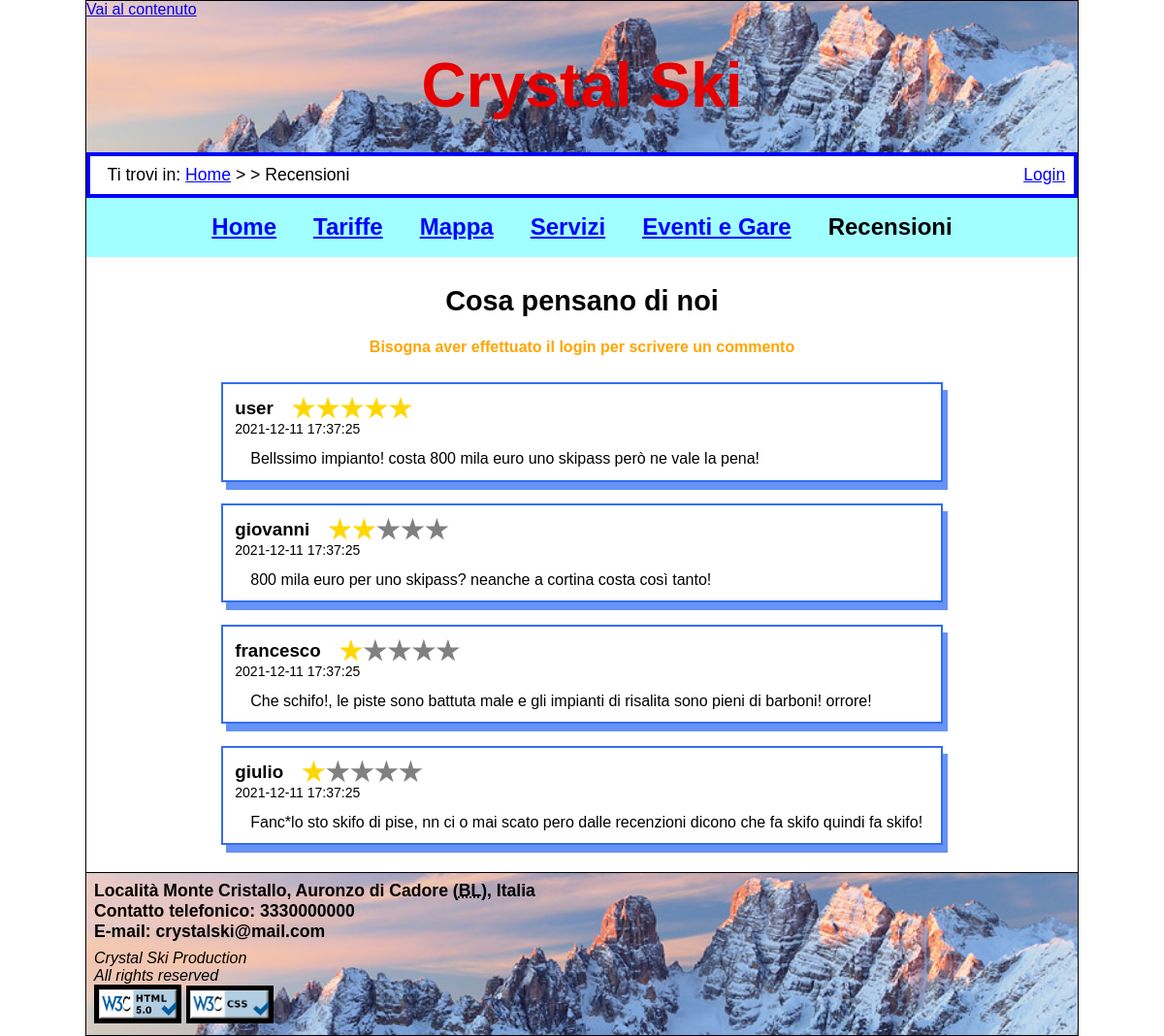
Before: /html-php/recensioni.php with the older database file.
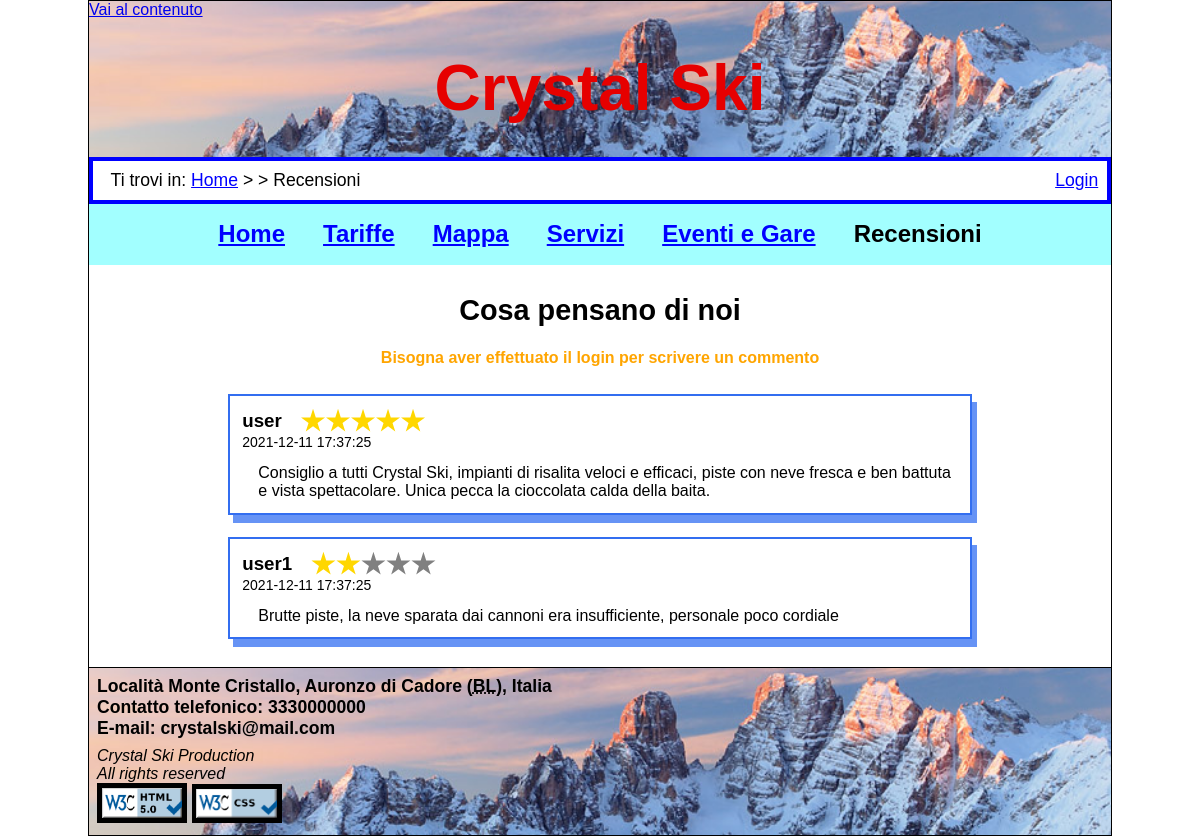
After: the same page with the newer database file.
### tables this page shows
CREATE TABLE `comment`(
    `id` INT UNSIGNED NOT NULL AUTO_INCREMENT,
    `userId` INT UNSIGNED NOT NULL,
    `comment` VARCHAR(400) NOT NULL,
    `stars` TINYINT UNSIGNED NOT NULL,
    `date` DATETIME NOT NULL,

    PRIMARY KEY (`id`)
);

CREATE TABLE `user`(
    `id` INT UNSIGNED NOT NULL AUTO_INCREMENT,
    `email` VARCHAR(255) NOT NULL,
    `username` VARCHAR(255) NOT NULL,
    `password` VARCHAR(255) NOT NULL,
    `name` VARCHAR(255) NULL,
    `surname` VARCHAR(255) NULL,
    `city` VARCHAR(255) NULL,
    `isAdmin` TINYINT UNSIGNED NOT NULL,

    PRIMARY KEY (`id`),
    UNIQUE KEY (`username`)
);

### html-php/DBConnection.php (called while the page is built, shortened)
<?php
class DBConnection{
    private $connection;
    public function openDBConnection(){
        $this->connection = mysqli_connect(DBConnection::HOST_DB, DBConnection::USERNAME, DBConnection::PASSWORD, DBConnection::DATABASE_NAME);
        if(mysqli_errno($this->connection)){
            return false;
        }else{
            mysqli_set_charset($this->connection,"utf8");
            return true;
        }
    }
    public function getComments(){
        $loadComments = "SELECT * from `comment` LIMIT 10";
        $queryResult = mysqli_query($this->connection, $loadComments) or die (mysqli_error($this->connection));
        if(mysqli_num_rows($queryResult) > 0){
            return $queryResult;
        }else{
            return "";
        }
    }
    public function getUsernameById($id){
        $getUsernameById = "SELECT `username` FROM `user` WHERE `id` = \"$id\" ";
        $queryResult = mysqli_query($this->connection, $getUsernameById) or die (mysqli_error($this->connection));
        if(mysqli_num_rows($queryResult) > 0){
            return $queryResult;
        }else{
            return "";
        }
    }
}
?>

### html-php/recensioni.php (the view, shortened to what this page needs)
<?php
require_once("DBConnection.php");
$connection = new DBConnection();
$connectionOK = $connection->openDBConnection();
$errorMSG = "";
?>
<!DOCTYPE html>
<html lang="it">
<head>
	<link rel="stylesheet" href="../css/style.css" />
	<link rel="stylesheet" media="screen and (max-width:600px), only screen and (max-width:600px)" href="../css/mini.css"/>
</head>
<body>
	<header>
		<a id="salta" href="#inizio">Vai al contenuto</a>
		<h1 lang="en">Crystal Ski</h1>
	</header>
	<div id="breadcrumb">
	<?php if (isset($_SESSION['login']) && $_SESSION['login']) { ?>
		<p>Ciao <?=$_SESSION['username']?>! Ti trovi in: <a href="home.php" lang="en">Home</a> &gt; &gt; Recensioni</p>
		<a href="logout.php">Logout</a>
	<?php } else { ?>
		<p>Ti trovi in: <a href="home.php" lang="en">Home</a> &gt; &gt; Recensioni</p>
		<a href="login.php">Login</a>
	<?php } ?>
	</div>
	<nav id="menu">
		<ul>
			<li><a href="home.php">Home</a></li>
			<li><a href="tariffe.php">Tariffe</a></li>
			<li><a href="mappa.php">Mappa</a></li>
			<li><a href="servizi.php">Servizi</a></li>
			<li><a href="eventi.php">Eventi e Gare</a></li>
			<li>Recensioni</li>
		</ul>
	</nav>
	<h2 class="titolo" id="inizio">Cosa pensano di noi</h2>
	<?php if (isset($_SESSION['login']) && $_SESSION['login']) { ?>
	<div id=writeAComment>
		<form action="recensioni.php" id="commentForm" method="post">
			<?=$errorMSG?>
			<p class="JSError"  id="commentERR"></p>
			<label for="starsQuantity">Stelle (da 1 a 5):</label>
			<input type="number" id="starsQuantity" name="starsQuantity" value="1" min="1" max="5">
			<textarea name="commentBox" id="commentBox" placeholder="Scrivi qui il tuo commento..."></textarea>
			<button type="submit" name="submit" class="submitComment">Pubblica</button>
		</form>
	</div>
	<?php }else{ ?>
		<h4 class="warning">Bisogna aver effettuato il login per scrivere un commento</h4>
	<?php } ?>
	<div id="comments_holder">
		<?php
			if($connectionOK){
   				 $commentsQuery = $connection->getComments();
    			if($commentsQuery != ""){
					while($row = mysqli_fetch_assoc($commentsQuery)){
		?>
			<div class="comments">
				<div class = "userDetails">
					<h3><?=mysqli_fetch_assoc($connection->getUsernameById($row["userId"]))["username"]?></h3>
					<?php for ($i = 0; $i < 5; $i++) { ?>
							<div class='star<?=$row['stars'] > $i ? ' gold' : '' ?>'></div>
					<?php }?>
				</div>
				<p class ="commentDate"><?=$row["date"]?></p>
				<p class ="comment"><?=$row["comment"]?></p>
			</div>
		<?php
				}
			}else{
				$connectionERR = "<p>Problemi di connessione, ci scusiamo per il disagio</p>";
				}
			}else{
				$connectionERR = "<p>Problemi di connessione, ci scusiamo per il disagio</p>";
			}
		?>
	</div>
		<?php include('../components/footer.php') ?>
</body>
</html>

Changed rows visible on the page:
removed comment: userId.username "francesco", stars 1 (drawn), date "2021-12-11 17:37:25", comment "Che schifo!, le piste sono battuta male e gli impianti di risalita sono pieni di barboni! orrore!"
removed comment: userId.username "giulio", stars 1 (drawn), date "2021-12-11 17:37:25", comment "Fanc*lo sto skifo di pise, nn ci o mai scato pero dalle recenzioni dicono che fa skifo quindi fa skifo!"
changed comment "user": comment "Bellssimo impianto! costa 800 mila euro uno skipass però ne vale la pena!" → "Consiglio a tutti Crystal Ski, impianti di risalita veloci e efficaci, piste con neve fresca e ben battuta e vista spettacolare. Unica pecca la cioccolata calda della baita."
changed comment: userId.username "giovanni" → "user1"; comment "800 mila euro per uno skipass? neanche a cortina costa così tanto!" → "Brutte piste, la neve sparata dai cannoni era insufficiente, personale poco cordiale"
